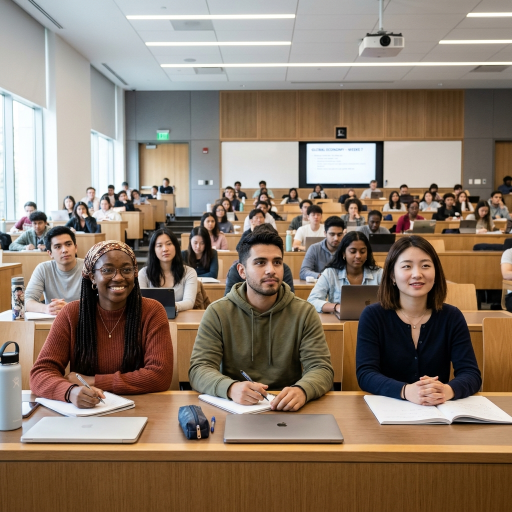
#> input picture src/assets/images/sample_classroom_group_1794904594463.jpg, 1024 x 1024 px (shown at 1/2 size)
$ python -i face_detection.py   (imports and definitions only)   (older library calls are emulated)
#> lines starting #> are read from the running program, lines starting #| are printed output that depends on the picture
#> further down, picture is the input picture: shape (1024, 1024, 3); mean B, G, R 108.3, 123.7, 140.5
"""Configurable OpenCV multi-face detection, quality assessment, and alignment service."""
from dataclasses import dataclass
import cv2
import numpy as np


@dataclass
class DetectedFace:
    bbox: tuple[int, int, int, int]
    aligned_rgb: np.ndarray
    quality_score: float
    warnings: list[str]


class FaceDetectionService:
    def __init__(self, backend: str = "haar"):
        self.backend = backend
        self.haar_cascade = cv2.CascadeClassifier(
            cv2.data.haarcascades + "haarcascade_frontalface_default.xml"
        )
        self.eye_cascade = cv2.CascadeClassifier(
            cv2.data.haarcascades + "haarcascade_eye.xml"
        )
        self._mtcnn = None

    def _get_mtcnn(self):
        if self._mtcnn is None:
            from facenet_pytorch import MTCNN
            self._mtcnn = MTCNN(keep_all=True, image_size=160, margin=20)
        return self._mtcnn

    def detect_faces(self, bgr_image: np.ndarray, target_size: tuple[int, int] = (160, 160)) -> list[DetectedFace]:
#> called with target_size = (160, 160)
        if bgr_image is None or bgr_image.size == 0:
            return []

        rgb = cv2.cvtColor(bgr_image, cv2.COLOR_BGR2RGB)
        gray = cv2.cvtColor(bgr_image, cv2.COLOR_BGR2GRAY)
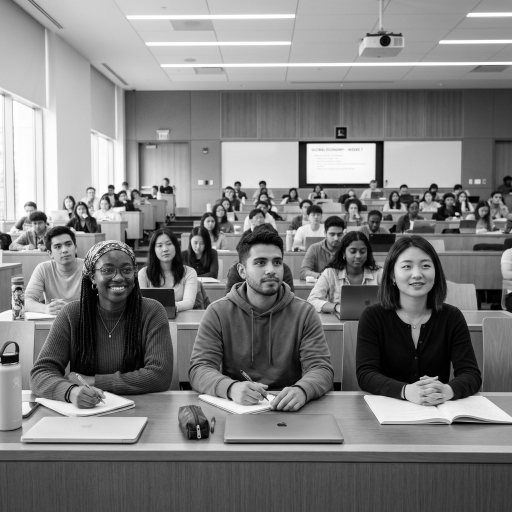
#> gray: shape (1024, 1024) (shown at 1/2 size); min 0, max 255, mean 127
        boxes: list[tuple[int, int, int, int]] = []

        if self.backend == "mtcnn":
            mtcnn = self._get_mtcnn()
            raw_boxes, _ = mtcnn.detect(rgb)
            if raw_boxes is not None:
                for x1, y1, x2, y2 in raw_boxes:
                    x, y = max(0, int(x1)), max(0, int(y1))
                    w, h = max(1, int(x2 - x1)), max(1, int(y2 - y1))
                    boxes.append((x, y, w, h))
        else:
            detected = self.haar_cascade.detectMultiScale(
                gray, scaleFactor=1.12, minNeighbors=5, minSize=(48, 48)
            )
#> detected = [[646, 448, 54, 54], [95, 466, 65, 65], [301, 467, 59, 59], [686, 481, 59, 59], [780, 492, 102, 102], [490, 487, 99, 99], [584, 625, 118, 118]]
            boxes = [(int(x), int(y), int(w), int(h)) for (x, y, w, h) in detected]
#> boxes = [(646, 448, 54, 54), (95, 466, 65, 65), (301, 467, 59, 59), (686, 481, 59, 59), (780, 492, 102, 102), (490, 487, 99, 99), (584, 625, 118, 118)]

        results: list[DetectedFace] = []
        img_h, img_w = gray.shape[:2]
#> img_h = 1024; img_w = 1024

        for x, y, w, h in boxes:
            x2, y2 = min(img_w, x + w), min(img_h, y + h)
            crop_gray = gray[y:y2, x:x2]
            crop_rgb = rgb[y:y2, x:x2]
            if crop_rgb.size == 0:
                continue

            warnings: list[str] = []
            # Sharpness check via Laplacian variance
            blur_var = float(cv2.Laplacian(crop_gray, cv2.CV_64F).var())
            if blur_var < 35.0:
                warnings.append("Low sharpness / motion blur")
            mean_lum = float(np.mean(crop_gray))
            if mean_lum < 45.0 or mean_lum > 225.0:
                warnings.append("Suboptimal lighting exposure")
            if w < 64 or h < 64:
                warnings.append("Small face bounding box")

            # Eye-based affine alignment when two eyes are detected
            aligned = crop_rgb
            eyes = self.eye_cascade.detectMultiScale(crop_gray, scaleFactor=1.1, minNeighbors=4)
            if len(eyes) >= 2:
                eyes_sorted = sorted(eyes, key=lambda e: e[0])[:2]
                (ex1, ey1, ew1, eh1), (ex2, ey2, ew2, eh2) = eyes_sorted
                c1 = (ex1 + ew1 / 2.0, ey1 + eh1 / 2.0)
                c2 = (ex2 + ew2 / 2.0, ey2 + eh2 / 2.0)
                angle = np.degrees(np.arctan2(c2[1] - c1[1], c2[0] - c1[0]))
                if abs(angle) <= 25.0:
                    center = (crop_rgb.shape[1] / 2.0, crop_rgb.shape[0] / 2.0)
                    rot_mat = cv2.getRotationMatrix2D(center, angle, 1.0)
                    aligned = cv2.warpAffine(crop_rgb, rot_mat, (crop_rgb.shape[1], crop_rgb.shape[0]))

            resized = cv2.resize(aligned, target_size, interpolation=cv2.INTER_AREA)
            size_score = min(1.0, w / 120.0)
            sharp_score = min(1.0, blur_var / 140.0)
            quality = round(max(0.1, min(0.99, 0.55 * sharp_score + 0.45 * size_score)), 3)
            results.append(DetectedFace(bbox=(x, y, w, h), aligned_rgb=resized, quality_score=quality, warnings=warnings))
#> this loop made 7 passes
#> (x, y, w, h, x2, y2, blur_var, mean_lum) on pass 6: (490, 487, 99, 99, 589, 586, 1047.8, 122.1)
#> (x, y, w, h, x2, y2, blur_var, mean_lum) on pass 5: (780, 492, 102, 102, 882, 594, 772.7, 109.9)
#> pass 1, in detect_faces, `crop_gray = gray[y:y2, x:x2]`:
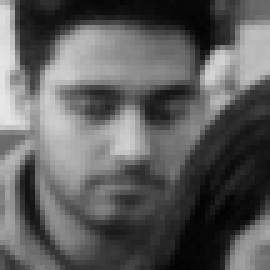
#> crop_gray: shape (54, 54) (shown 5 times larger); min 1, max 231, mean 93.5
#> pass 1, in detect_faces, `crop_rgb = rgb[y:y2, x:x2]`:
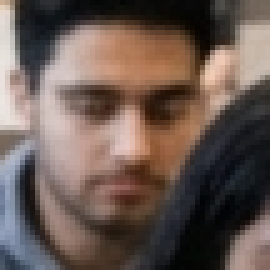
#> crop_rgb: shape (54, 54, 3) (shown 5 times larger); mean R, G, B 105.7, 89.5, 82.4
#> pass 1, in detect_faces, `resized = cv2.resize(aligned, target_size, interpolation=cv2.INTER_AREA)`:
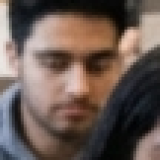
#> resized: shape (160, 160, 3); mean R, G, B 105.7, 89.4, 82.4
#> pass 2, in detect_faces, `crop_gray = gray[y:y2, x:x2]`:
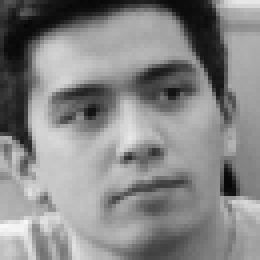
#> crop_gray: shape (65, 65) (shown 4 times larger); min 6, max 249, mean 134.5
#> after the loop:
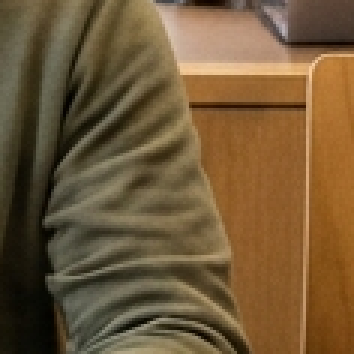
#> aligned: shape (118, 118, 3) (shown 3 times larger); mean R, G, B 112.2, 88, 55.3
#> after the loop:
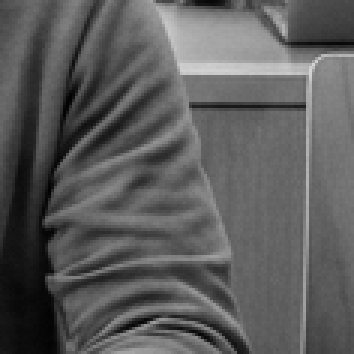
#> crop_gray: shape (118, 118) (shown 3 times larger); min 1, max 211, mean 91.5
#> after the loop, results = 7 items

        return results

>>> import cv2
>>> picture = cv2.imread('../../../src/assets/images/sample_classroom_group_1794904594463.jpg')
>>> result = FaceDetectionService().detect_faces(picture)
#> result = 7 items

$ run again, on src/assets/images/sample_student_aarav_1794904592806.jpg
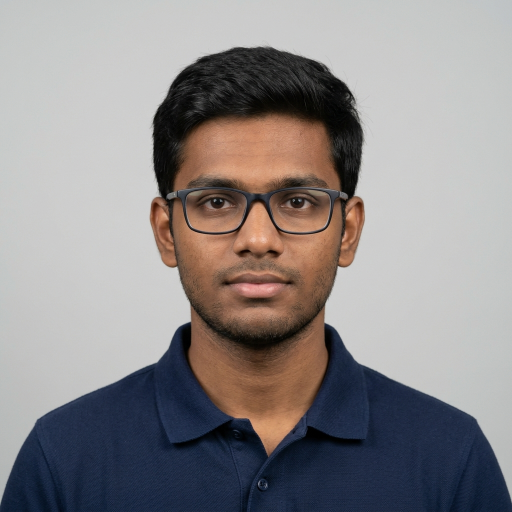
#> input picture src/assets/images/sample_student_aarav_1794904592806.jpg, 1024 x 1024 px (shown at 1/2 size)
#> picture is the input picture: shape (1024, 1024, 3); mean B, G, R 137.8, 137.3, 141.6
#> in detect_faces, `gray = cv2.cvtColor(bgr_image, cv2.COLOR_BGR2GRAY)`:
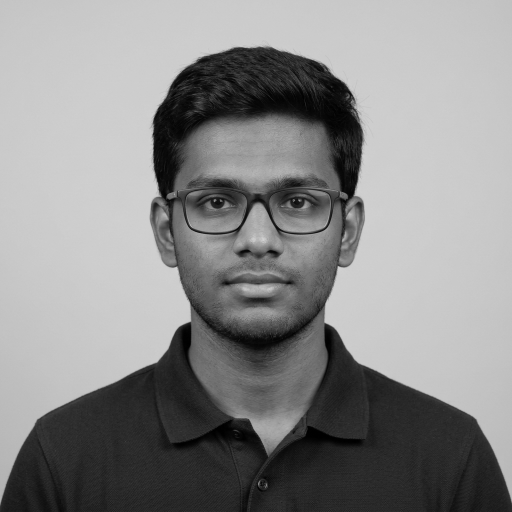
#> gray: shape (1024, 1024) (shown at 1/2 size); min 0, max 216, mean 138.6
#> detected = [[275, 216, 481, 481]]
#> boxes = [(275, 216, 481, 481)]
#> the loop in detect_faces, `for x, y, w, h in boxes:` made 1 pass
#> (x, y, w, h, x2, y2, blur_var, mean_lum) on pass 1: (275, 216, 481, 481, 756, 697, 411.5, 119.5)
#> pass 1, in detect_faces, `resized = cv2.resize(aligned, target_size, interpolation=cv2.INTER_AREA)`:
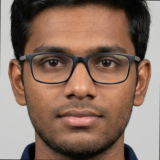
#> resized: shape (160, 160, 3); mean R, G, B 139, 112.8, 98.5
#> after the loop in detect_faces, `for x, y, w, h in boxes:`: results = 1 item

$ run again, on src/assets/images/sample_student_priya_1794904593618.jpg
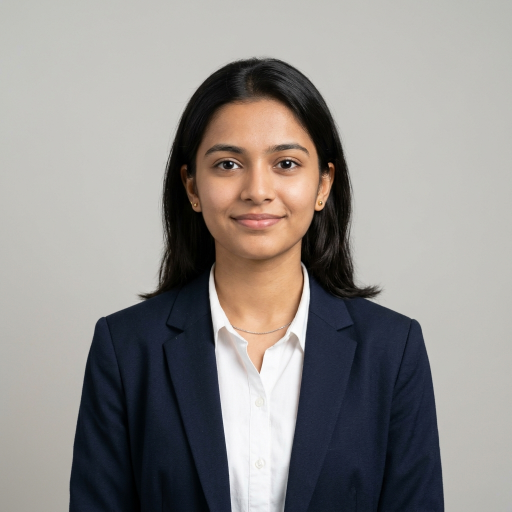
#> input picture src/assets/images/sample_student_priya_1794904593618.jpg, 1024 x 1024 px (shown at 1/2 size)
#> picture is the input picture: shape (1024, 1024, 3); mean B, G, R 139.2, 141.8, 145.3
#> detected = [[364, 208, 307, 307]]
#> boxes = [(364, 208, 307, 307)]
#> the loop in detect_faces, `for x, y, w, h in boxes:` made 1 pass
#> (x, y, w, h, x2, y2, blur_var, mean_lum) on pass 1: (364, 208, 307, 307, 671, 515, 264.6, 111.5)
#> pass 1, in detect_faces, `crop_gray = gray[y:y2, x:x2]`:
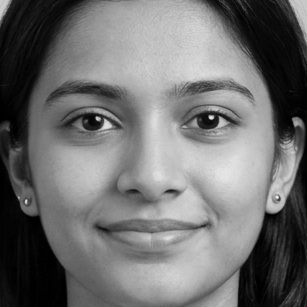
#> crop_gray: shape (307, 307); min 0, max 247, mean 111.5
#> pass 1, in detect_faces, `resized = cv2.resize(aligned, target_size, interpolation=cv2.INTER_AREA)`:
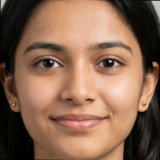
#> resized: shape (160, 160, 3); mean R, G, B 137.6, 103.4, 82.5
#> after the loop in detect_faces, `for x, y, w, h in boxes:`: results = 1 item

$ run again, on src/assets/images/sample_student_rohan_1794904594306.jpg
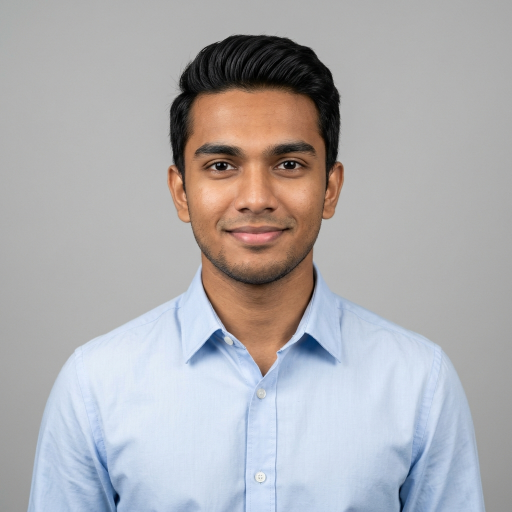
#> input picture src/assets/images/sample_student_rohan_1794904594306.jpg, 1024 x 1024 px (shown at 1/2 size)
#> picture is the input picture: shape (1024, 1024, 3); mean B, G, R 176.2, 173.6, 174.9
#> detected = [[321, 180, 382, 382]]
#> boxes = [(321, 180, 382, 382)]
#> the loop in detect_faces, `for x, y, w, h in boxes:` made 1 pass
#> (x, y, w, h, x2, y2, blur_var, mean_lum) on pass 1: (321, 180, 382, 382, 703, 562, 349.4, 133.2)
#> pass 1, in detect_faces, `resized = cv2.resize(aligned, target_size, interpolation=cv2.INTER_AREA)`:
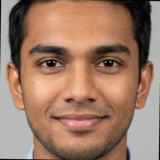
#> resized: shape (160, 160, 3); mean R, G, B 158.7, 123.9, 104.1
#> after the loop in detect_faces, `for x, y, w, h in boxes:`: results = 1 item
